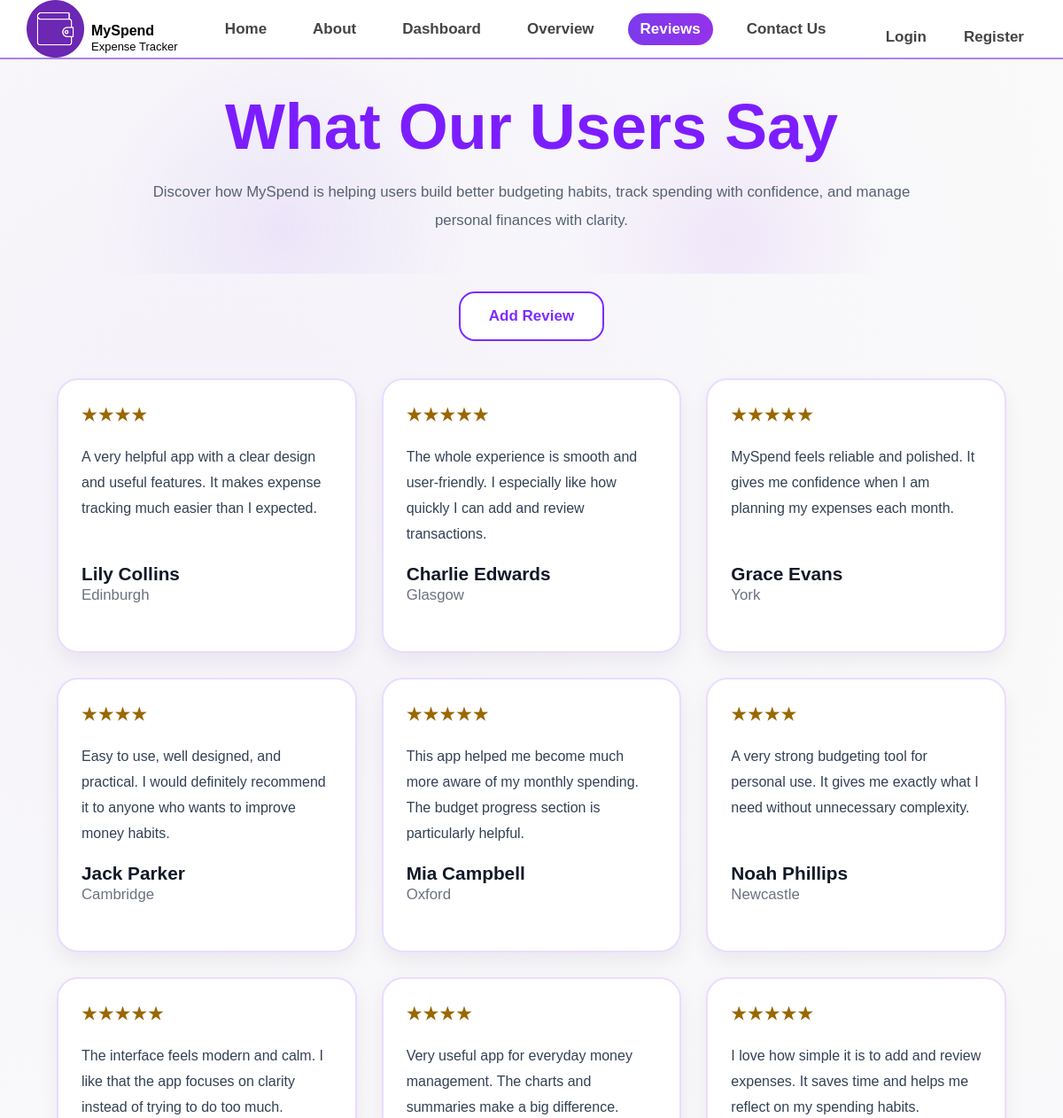
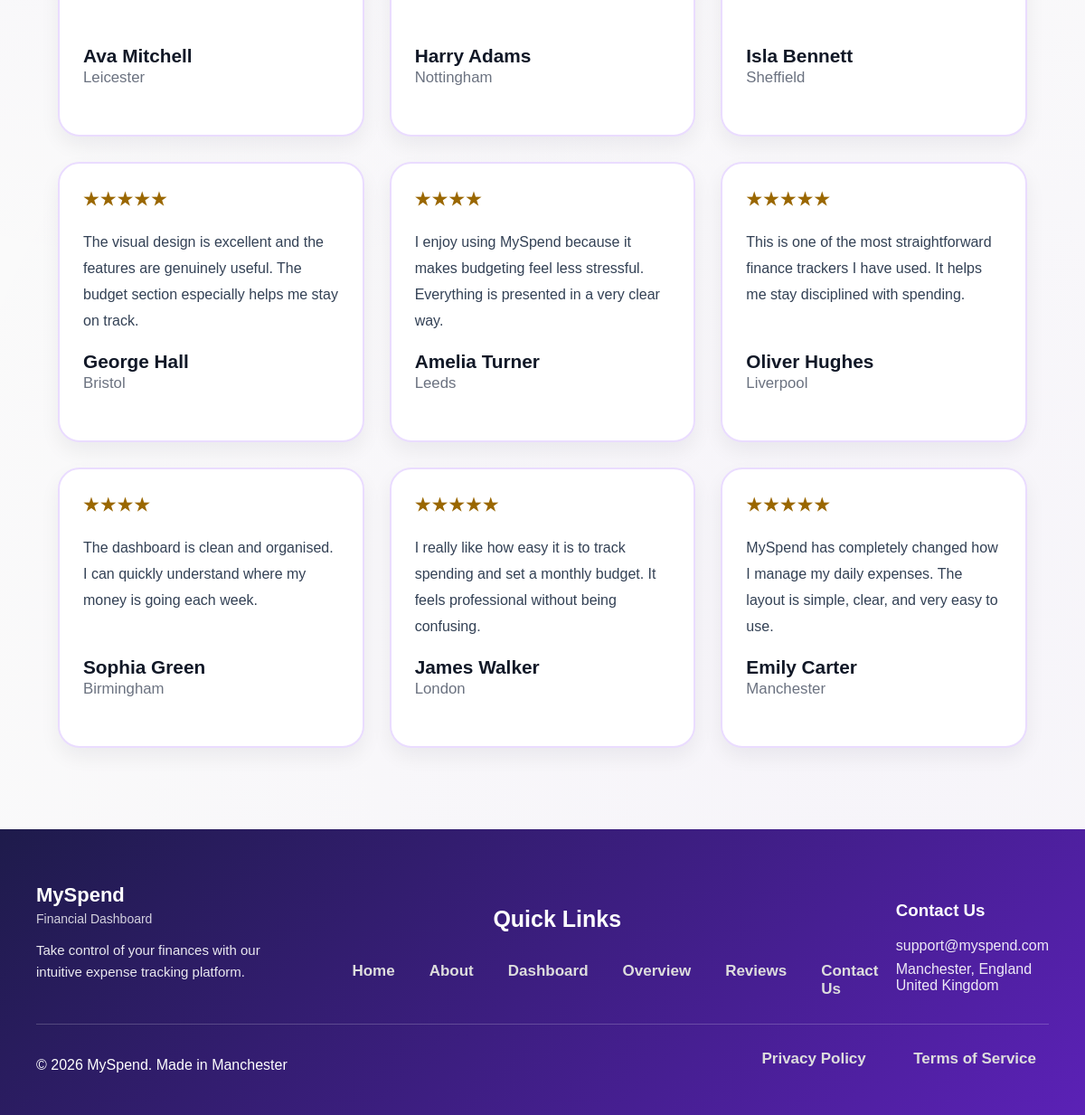
The app's page /reviews with its own data (2 pictures, top to bottom).
### tables this page shows
CREATE TABLE reviews (
        review_id INTEGER PRIMARY KEY AUTOINCREMENT,
        user_id INTEGER UNIQUE,
        reviewer_name TEXT NOT NULL,
        location TEXT NOT NULL,
        rating INTEGER NOT NULL,
        review_text TEXT NOT NULL,
        FOREIGN KEY (user_id) REFERENCES users(user_id)
    );

### tracker/routes.py (the view)
@main.route("/reviews")
def reviews():
    conn = get_db_connection()
    cursor = conn.cursor()
    reviews = cursor.execute("""
        SELECT reviewer_name, location, rating, review_text
        FROM reviews
        ORDER BY review_id DESC
    """).fetchall()
    conn.close()
    return render_template("reviews.html", reviews=reviews)

### tracker/models.py (called while the page is built)
def get_db_connection():
    connection = sqlite3.connect("myspend.db")
    connection.row_factory = sqlite3.Row
    connection.execute("PRAGMA foreign_keys = ON")  # Enable foreign key support
    return connection

### tracker/templates/reviews.html (shortened to what this page needs)
{% extends "base.html" %}
{% block css %}
<link rel="stylesheet" href="{{ url_for('static', filename='css/about.css') }}">
<link rel="stylesheet" href="{{ url_for('static', filename='css/reviews.css') }}">
{% endblock %}
{% block content %}
<main class="reviews-page">
    <section class="about-hero" aria-labelledby="reviews-title">
        <h1 id="reviews-title">What Our Users Say</h1>
        <p class="about-hero-text">
            Discover how MySpend is helping users build better budgeting habits,
            track spending with confidence, and manage personal finances with clarity.
        </p>
    </section>
    <section class="reviews-action" aria-label="Review page action">
        <a href="#" class="reviews-add-button">Add Review</a>
    </section>
    <section class="reviews-grid" aria-label="User reviews">
        {% for review in reviews %}
        <article class="review-card">
            <p class="review-card-rating" aria-label="{{ review.rating }} out of 5 stars">
                {% for _ in range(review.rating) %}★{% endfor %}
            </p>
            <p class="review-card-text">
                {{ review.review_text }}
            </p>
            <footer class="review-card-footer">
                <h2>{{ review.reviewer_name }}</h2>
                <p class="review-card-location">{{ review.location }}</p>
            </footer>
        </article>
        {% endfor %}
    </section>
</main>
{% endblock %}

### tracker/templates/base.html (shortened to what this page needs)
<!DOCTYPE html>
<html lang="en">
    <head>
        <link rel="stylesheet" href="{{ url_for('static', filename='css/style.css') }}">
        {% block css %}{% endblock %}
    </head>
    <body>
        <header>
            <nav>
                <section class="nav-left">
                    <img src="{{ url_for('static', filename='images/logo.png') }}" alt="logo">
                    <section>
                        <h1>MySpend</h1>
                        <small class="tagline">Expense Tracker</small>
                    </section>
                </section>
                <ul id="nav-menu">
                    <li>
                        <a href="/" class="{% if request.path == '/' %}active{% endif %}">Home</a>
                    </li>
                    <li>
                        <a href="{{ url_for('main.about') }}" class="{% if request.path == '/about' %}active{% endif %}">About</a>
                    </li>
                    <li>
                        <a href="{{ url_for('main.dashboard') }}" class="{% if request.path == '/dashboard' %}active{% endif %}">Dashboard</a>
                    </li>
                    <li>
                        <a href="{{ url_for('main.overview') }}" class="{% if request.path == '/overview' %}active{% endif %}">Overview</a>
                    </li>
                    <li>
                        <a href="{{ url_for('main.reviews') }}" class="{% if request.path == '/reviews' %}active{% endif %}">Reviews</a>
                    </li>
                    <li>
                        <a href="#">Contact Us</a>
                    </li>
                </ul>
                <section class="nav-right">
                    {% if session.get("user_id") %}
                    <span class="user">{{ session.get("name") }}</span>
                    <a href="/logout">Logout</a>
                    {% else %}
                    <a href="/login">Login</a>
                    <a href="/register">Register</a>
                    {% endif %}
                </section>
            </nav>
        </header>
        <main>
            {% block content %}{% endblock %}
        </main>
        <footer class="footer">
            <section class="footer-top">
                <section class="footer-col">
                    <h2>MySpend</h2>
                    <p class="sub">Financial Dashboard</p>
                    <p class="desc">
                        Take control of your finances with our intuitive expense tracking platform.
                    </p>
                </section>
                <section class="footer-col">
                    <h3 class="quick-title">Quick Links</h3>
                    <section class="quick-links-block">
                        <ul class="footer-links">
                            <li>
                                <a href="/">Home</a>
                            </li>
                            <li>
                                <a href="{{ url_for('main.about') }}">About</a>
                            <li>
                                <a href="{{ url_for('main.dashboard') }}">Dashboard</a>
                            </li>
                            <li>
                                 <a href="{{ url_for('main.overview') }}">Overview</a>
                            </li>
                            <li>
                                <a href="{{ url_for('main.reviews') }}">Reviews</a>
                            </li>
                            <li>
                                <a href="#">Contact Us</a>
                            </li>
                        </ul>
                    </section>
                </section>
                <section class="footer-col">
                    <h3>Contact Us</h3>
                    <p>support@myspend.com</p>
                    <p>
                        Manchester, England
                        <br>
                        United Kingdom
                    </p>
                </section>
            </section>
            <section class="footer-bottom">
                <p>© 2026 MySpend. Made in Manchester</p>
                <section class="footer-policy">
                    <a href="#">Privacy Policy</a>
                    <a href="#">Terms of Service</a>
                </section>
            </section>
        </footer>
    </body>
</html>

### tracker/static/css/style.css (style rules this page uses)
body { margin: 0; font-family: Arial, sans-serif; background-color: #fafafa; background-image: radial-gradient(circle at 20% 20%, rgba(124,58,237,0.04), transparent 50%), radial-gradient(circle at 80% 80%, rgba(124,58,237,0.03), transparent 50%); }
header { position: fixed; width: 100%; top: 0; background: white; box-shadow: 0 1px 0 rgba(0,0,0,0.04), 0 2px 0 rgba(124,58,237,0.6); transition: 0.3s; z-index: 1000; margin-bottom: -20px; }
nav { display: flex; align-items: center; justify-content: space-between; padding: 0px 30px; }
.nav-left { display: flex; align-items: center; gap: 8px; }
.nav-left img { width: 65px; }
.tagline { display: block; margin-top: -20px; font-size: 13px; color: black; }
ul { display: flex; list-style: none; gap: 24px; padding: 0; margin: 0; }
a { text-decoration: none; color: #444; font-weight: 600; padding: 8px 14px; border-radius: 20px; transition: 0.3s; cursor: pointer; font-size: 17px; }
.active { background: linear-gradient(90deg,#7c3aed,#9333ea); color: white; }
.nav-right { display: flex; align-items: center; gap: 14px; margin-top: 18px; }
ul a { display: inline-block; transition: transform 0.4s ease; }
main { margin-top: 90px; padding: 20px; }
.footer { background: linear-gradient(135deg, #1e1b4b, #5b21b6); color: white; padding: 60px 40px 30px; margin-top: -10px; }
.footer-top { display: flex; justify-content: space-between; gap: 60px; flex-wrap: wrap; margin-bottom: -30px; }
.footer-col { max-width: 300px; }
.footer-col h2 { margin: 0; font-size: 22px; }
.footer-col .sub { margin: 5px 0 15px; font-size: 14px; opacity: 0.8; }
.footer-col .desc { font-size: 15px; line-height: 1.6; opacity: 0.9; }
.footer-links { list-style: none; padding: 0; margin-right: 20px; gap: 40px; }
.footer-links li { margin-bottom: 10px; margin-right: -20px; margin-left: -10px; }
.footer-links a { color: #ddd; text-decoration: none; display: inline-block; transition: all 0.5s ease; }
.footer-col p { margin: 8px 0; opacity: 0.9; }
.footer-bottom { margin-top: 40px; padding-top: 20px; border-top: 1px solid rgba(255,255,255,0.2); display: flex; justify-content: space-between; flex-wrap: wrap; }
.footer-policy a { margin-left: 20px; color: #ddd; text-decoration: none; display: inline-block; transition: all 0.5s ease; }
.quick-title { margin-left: 30px; font-size: 25px; }
.quick-links-block { margin-left: -130px; }

### tracker/static/css/about.css (style rules this page uses)
.about-hero { max-width: 1450px; margin: 0 auto; margin-top: -140px; padding: 2rem 1.5rem 2.8rem; text-align: center; background: radial-gradient(circle at 25% 80%, rgba(139, 92, 246, 0.10), transparent 24%), radial-gradient(circle at 70% 85%, rgba(168, 85, 247, 0.10), transparent 22%); }
.about-hero h1 { max-width: 980px; margin: 0 auto 1.2rem; font-size: clamp(2.6rem, 6vw, 5rem); line-height: 1.05; font-weight: 800; color: #7c1dff; }
.about-hero-text { max-width: 860px; margin: 0 auto; font-size: 1.05rem; line-height: 1.9; color: #556274; }

### tracker/static/css/reviews.css (style rules this page uses)
.reviews-page { max-width: 1500px; margin: 0 auto; margin-top: -80px; }
.about-hero { margin-top: 0; padding-top: 3.5rem; }
.reviews-action { max-width: 1200px; margin: 0 auto 42px; padding: 0 1.5rem; text-align: center; font-size: 20px; }
.reviews-add-button { display: inline-block; padding: 16px 32px; border: 2px solid #7c2cff; border-radius: 18px; background: #ffffff; color: #7c2cff; font-size: 17px; font-weight: 800; text-decoration: none; transition: transform 0.2s ease, box-shadow 0.2s ease; margin-top: 20px; }
.reviews-grid { max-width: 1300px; margin: 0 auto 60px; padding: 0 1.5rem; display: grid; grid-template-columns: repeat(3, 1fr); gap: 28px; align-items: stretch; }
.review-card { background: #ffffff; border: 2px solid #eadcff; border-radius: 24px; padding: 28px 26px; min-height: 250px; box-shadow: 0 10px 22px rgba(15, 23, 42, 0.06); transition: transform 0.2s ease, box-shadow 0.2s ease; display: flex; flex-direction: column; justify-content: flex-start; }
.review-card-rating { margin: 0 0 22px; font-size: 1.2rem; font-weight: 700; letter-spacing: 0.08em; color: #9a6700; }
.review-card-text { margin: 0 0 10px; font-size: 1rem; line-height: 1.8; color: #334155; flex-grow: 1; }
.review-card-footer h2 { margin: 0 0 2px; font-size: 1.3rem; line-height: 1.15; color: #111827; font-weight: 800; }
.review-card-location { margin: 0; font-size: 1.05rem; color: #6b7280; margin-bottom: 25px; }

### records on screen
reviews: review_text "A very helpful app with a clear design and useful features. It makes expense tracking much easier than I expected.", reviewer_name "Lily Collins", location "Edinburgh"
reviews: review_text "The whole experience is smooth and user-friendly. I especially like how quickly I can add and review transactions.", reviewer_name "Charlie Edwards", location "Glasgow"
reviews: review_text "MySpend feels reliable and polished. It gives me confidence when I am planning my expenses each month.", reviewer_name "Grace Evans", location "York"
reviews: review_text "Easy to use, well designed, and practical. I would definitely recommend it to anyone who wants to improve money habits.", reviewer_name "Jack Parker", location "Cambridge"
reviews: review_text "This app helped me become much more aware of my monthly spending. The budget progress section is particularly helpful.", reviewer_name "Mia Campbell", location "Oxford"
reviews: review_text "A very strong budgeting tool for personal use. It gives me exactly what I need without unnecessary complexity.", reviewer_name "Noah Phillips", location "Newcastle"
reviews: review_text "The interface feels modern and calm. I like that the app focuses on clarity instead of trying to do too much.", reviewer_name "Ava Mitchell", location "Leicester"
reviews: review_text "Very useful app for everyday money management. The charts and summaries make a big difference.", reviewer_name "Harry Adams", location "Nottingham"
reviews: review_text "I love how simple it is to add and review expenses. It saves time and helps me reflect on my spending habits.", reviewer_name "Isla Bennett", location "Sheffield"
reviews: review_text "The visual design is excellent and the features are genuinely useful. The budget section especially helps me stay on track.", reviewer_name "George Hall", location "Bristol"
reviews: review_text "I enjoy using MySpend because it makes budgeting feel less stressful. Everything is presented in a very clear way.", reviewer_name "Amelia Turner", location "Leeds"
reviews: review_text "This is one of the most straightforward finance trackers I have used. It helps me stay disciplined with spending.", reviewer_name "Oliver Hughes", location "Liverpool"
reviews: review_text "The dashboard is clean and organised. I can quickly understand where my money is going each week.", reviewer_name "Sophia Green", location "Birmingham"
reviews: review_text "I really like how easy it is to track spending and set a monthly budget. It feels professional without being confusing.", reviewer_name "James Walker", location "London"
reviews: review_text "MySpend has completely changed how I manage my daily expenses. The layout is simple, clear, and very easy to use.", reviewer_name "Emily Carter", location "Manchester"
